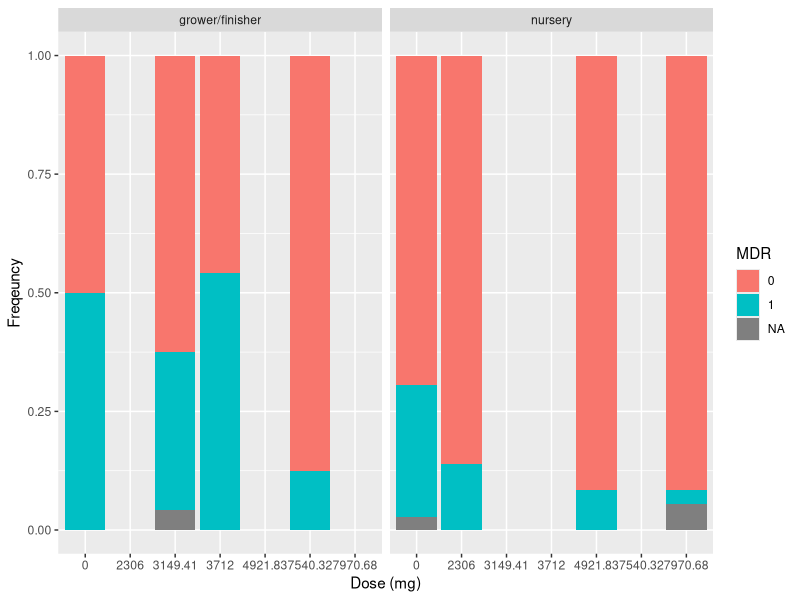
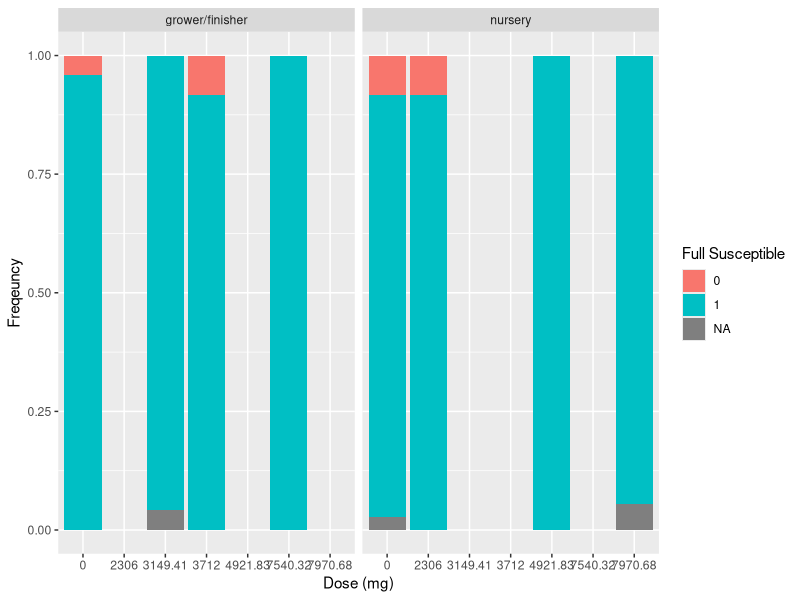
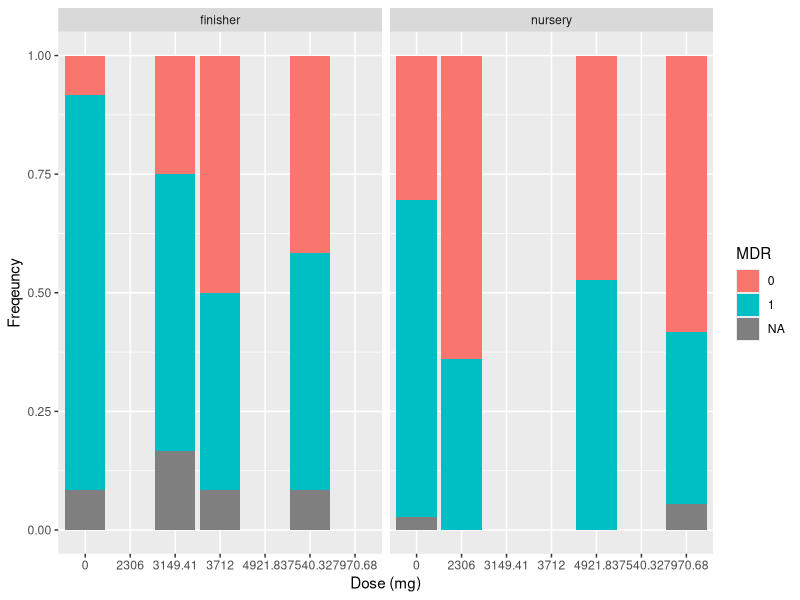
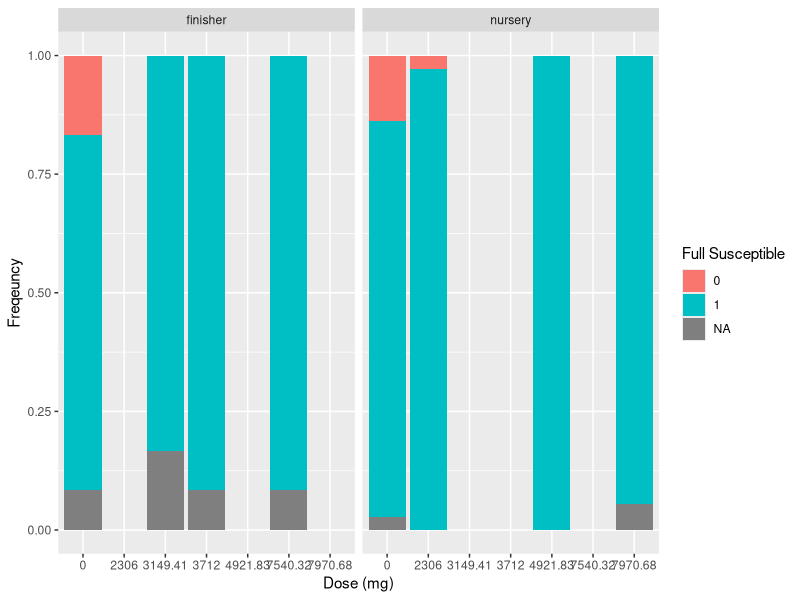
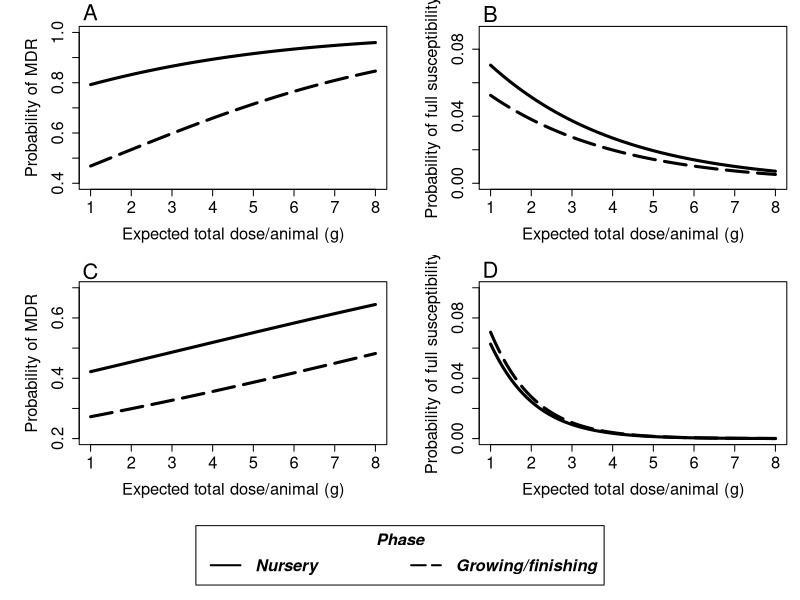

These figures' R source, in order:
library(ggplot2)
library(car)
library(readxl)
library(here)
library(knitr)
##############
#E. coli     #
##############


mdr_coli <- read_excel(here("Data","mdr_coli.xlsx"))

head(mdr_coli)
mdr_coli2<-subset(mdr_coli,Antibiotic=="MDR")
mdr_coli3<-subset(mdr_coli,Antibiotic=="full suscetible")


ggplot(mdr_coli2,aes(x=factor(dose_zoo),fill=factor(1-Result)))+
  geom_bar(position="fill",na.rm = TRUE)+
  labs(fill = "MDR")+
  xlab("Dose (mg)") + 
  ylab("Freqeuncy")+
  scale_color_manual(name="MDR", labels = c("Positive", "Negative","NA"))+
  facet_wrap(~zootecnic)

ggplot(mdr_coli3,aes(x=factor(dose_zoo),fill=factor(1-Result)))+
  geom_bar(position="fill",na.rm = TRUE)+
  labs(fill = "Full Susceptible")+
  xlab("Dose (mg)") + 
  ylab("Freqeuncy")+
  scale_color_manual(name="MDR", labels = c("Positive", "Negative","NA"))+
  facet_wrap(~zootecnic)

summary(glm(Result~as.numeric(dose_kg)+zootecnic,data=mdr_coli2,family = binomial(link="logit"))->mod)

vif(mod)

summary(glm(Result~as.numeric(dose_kg)+zootecnic,data=mdr_coli3,family = binomial(link="logit"))->mod1)

vif(mod1)


##############
#Enterococcus#
##############
mdr_ente <-read_excel(here("Data","mdr_ente.xlsx"))

head(mdr_ente)
mdr_ente2<-subset(mdr_ente,Antibiotic=="MDR")
mdr_ente3<-subset(mdr_ente,Antibiotic=="full suscetible")


ggplot(mdr_ente2,aes(x=factor(dose_zoo),fill=factor(1-Result)))+
  geom_bar(position="fill",na.rm = TRUE)+
  labs(fill = "MDR")+
  xlab("Dose (mg)") + 
  ylab("Freqeuncy")+
  scale_color_manual(name="MDR", labels = c("Positive", "Negative","NA"))+
  facet_wrap(~zootecnic)

ggplot(mdr_ente3,aes(x=factor(dose_zoo),fill=factor(1-Result)))+
  geom_bar(position="fill",na.rm = TRUE)+
  labs(fill = "Full Susceptible")+
  xlab("Dose (mg)") + 
  ylab("Freqeuncy")+
  scale_color_manual(name="MDR", labels = c("Positive", "Negative","NA"))+
  facet_wrap(~zootecnic)

summary(glm(Result~as.numeric(dose_kg)+zootecnic,data=mdr_ente2,family = binomial(link="logit"))->mod2)

vif(mod2)

summary(glm(Result~as.numeric(dose_kg)+zootecnic,data=mdr_ente3,family = binomial(link="logit"))->mod3)

vif(mod3)


###########
#Graficos#
###########


eixo<-seq(1,8,0.1)

layout.matrix <- matrix(c(1, 2, 3, 4,5,5), byrow=T,nrow = 3, ncol = 2)

layout(mat = layout.matrix,
       heights = c(2, 2,0.7), # Heights of the 3 rows
       widths = c(2, 2)) # Widths of the two columns

par(mar=c(5,6,2,1))
plot(eixo,(1/(1+exp(- (mod$coefficients[1] +mod$coefficients[2]*eixo+mod$coefficients[3]*1)))),ylim = c(0.4,1),
     ylab="Probability of MDR",xlab="Expected total dose/animal (g)",cex.axis=1.5, cex.lab=1.5,lty=1,lwd=3,type="l")
lines(eixo,(1/(1+exp(- (mod$coefficients[1] +mod$coefficients[2]*eixo+mod$coefficients[3]*0)))),lty=5,lwd=3)
text(min(eixo), 1.08, paste('A'), xpd=NA,cex=2)

par(mar=c(5,6,2,1))
plot(eixo,(1/(1+exp(- (mod1$coefficients[1] +mod1$coefficients[2]*eixo+mod1$coefficients[3]*1)))),ylim = c(0,0.09),
     ylab="Probability of full susceptibility",xlab="Expected total dose/animal (g)",cex.axis=1.5, cex.lab=1.5,lwd=3,lty=1,type="l")
lines(eixo,(1/(1+exp(- (mod1$coefficients[1] +mod1$coefficients[2]*eixo+mod1$coefficients[3]*0)))),lty=5,lwd=3)
text(min(eixo), .101, paste('B'), xpd=NA,cex=2)


par(mar=c(5,6,2,1))
plot(eixo,(1/(1+exp(- (mod2$coefficients[1] +mod2$coefficients[2]*eixo+mod2$coefficients[3]*1)))),ylim = c(0.2,0.7),
     ylab="Probability of MDR",xlab="Expected total dose/animal (g)",cex.axis=1.5, cex.lab=1.5,lwd=3,lty=1,type="l")
lines(eixo,(1/(1+exp(- (mod2$coefficients[1] +mod2$coefficients[2]*eixo+mod2$coefficients[3]*0)))),lty=5,lwd=3)
text(min(eixo), 0.755, paste('C'), xpd=NA,cex=2)


par(mar=c(5,6,2,1))
plot(eixo,(1/(1+exp(- (mod3$coefficients[1] +mod3$coefficients[2]*eixo+mod3$coefficients[3]*1)))),ylim = c(0,0.1),
     ylab="Probability of full susceptibility",xlab="Expected total dose/animal (g)",cex.axis=1.5, cex.lab=1.5,lwd=3,lty=1,type="l")
lines(eixo,(1/(1+exp(- (mod3$coefficients[1] +mod3$coefficients[2]*eixo+mod3$coefficients[3]*0)))),lty=5,lwd=3)
text(min(eixo), .112, paste('D'), xpd=NA,cex=2)


par(xpd=NA)
par(mai=c(0,0,0,0))
plot.new()
legend(x="center", legend=c("Nursery", "Growing/finishing"), lty=c(1,5), lwd=2,cex=1.5,
       title="Phase", text.font=4,horiz = T)
